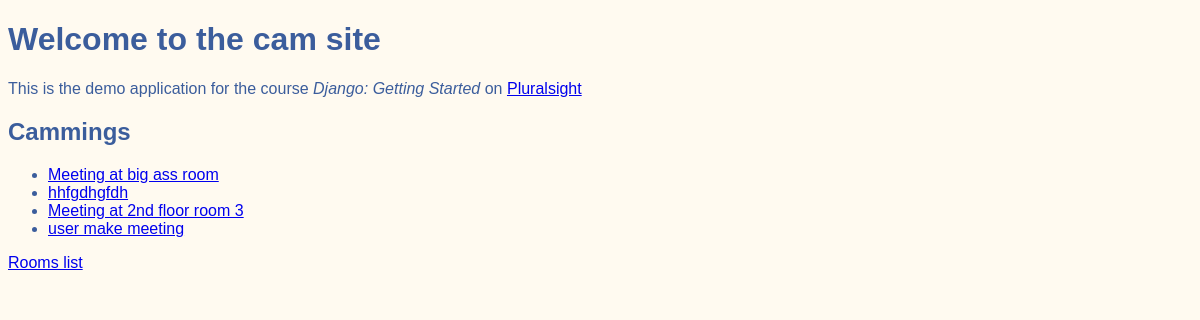
Before: /welcome with the older database file.
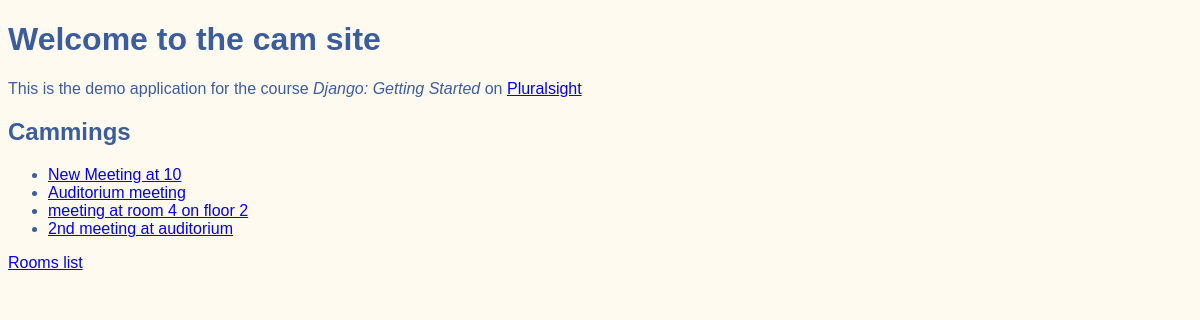
After: the same page with the newer database file.
### cammings/models.py (models this page shows, shortened)
class Camming(models.Model):
    title = models.CharField(max_length=200)
    date = models.DateField()
    start_time = models.TimeField(default=time(9))
    duration = models.IntegerField(default=1)
    room = models.ForeignKey(Room, on_delete=models.CASCADE)

### cammingWebsite/views.py (the view)
# urls.py: path('welcome', welcome),
@csrf_exempt
@cache_page(900)
@gzip_page
@require_http_methods(["GET"])
def welcome(request):
    if request.method == 'GET':
        print(request.headers)
        print("----------\n", request)
        return render(request, "website/welcome.html",
                        {"cammings": Camming.objects.all()})
    elif request.method == 'POST':
        return HttpResponseNotFound("POST method is not allowed")

### cammingWebsite/templates/website/welcome.html (shortened to what this page needs)
{% extends "base.html" %}
{% block content %}
    <h1>Welcome to the cam site</h1>
    <p>
        This is the demo application for the course
        <em>Django: Getting Started</em>
        on <a href="https://www.pluralsight.com">
            Pluralsight</a>
    </p>
    <h2>Cammings</h2>
    <ul>
        {% for camming in cammings %}
            <li>
                <a href="{% url 'detail' camming.id %}">
                    {{ camming.title }}
                </a>
            </li>
        {% endfor %}
    </ul>
    <a href="{% url 'rooms' %}">Rooms list</a>
{% endblock %}

### cammingWebsite/templates/base.html (shortened to what this page needs)
{% load static %}
<!DOCTYPE html>
<html lang="en">
    <head>
        <link rel="stylesheet"
            href="{% static 'website/style.css' %}">
    </head>
    <body>
        {% block content %}
        {% endblock %}
    </body>
</html>

### cammingWebsite/static/website/style.css (style rules this page uses)
body { font-family: sans-serif; color: rgb(59, 93, 156); background-color: floralwhite; }

Changed rows visible on the page:
removed Camming: title "Meeting at big ass room"
removed Camming: title "hhfgdhgfdh"
removed Camming: title "Meeting at 2nd floor room 3"
removed Camming: title "user make meeting"
added Camming: title "New Meeting at 10"
added Camming: title "Auditorium meeting"
added Camming: title "meeting at room 4 on floor 2"
added Camming: title "2nd meeting at auditorium"
